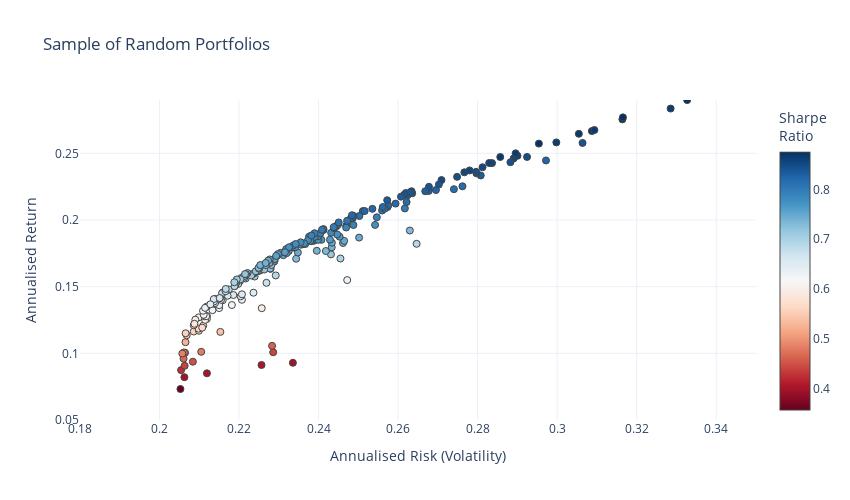

The notebook cell this image was saved under:
### Code cell
#-- Plot the risk vs. return of randomly generated portfolios
#-- Convert the list from before into an array for easy plotting
mean_variance_pairs = np.array(mean_variance_pairs)

risk_free_rate=0 #-- Include risk free rate here

fig = go.Figure()
fig.add_trace(go.Scatter(x=mean_variance_pairs[:,1]**0.5, y=mean_variance_pairs[:,0], 
                      marker=dict(color=(mean_variance_pairs[:,0]-risk_free_rate)/(mean_variance_pairs[:,1]**0.5), 
                                  showscale=True, 
                                  size=7,
                                  line=dict(width=1),
                                  colorscale="RdBu",
                                  colorbar=dict(title="Sharpe<br>Ratio")
                                 ), 
                      mode='markers',
                      text=[str(np.array(tickers_list[i])) + "<br>" + str(np.array(weights_list[i]).round(2)) for i in range(len(tickers_list))]))
fig.update_layout(template='plotly_white',
                  xaxis=dict(title='Annualised Risk (Volatility)'),
                  yaxis=dict(title='Annualised Return'),
                  title='Sample of Random Portfolios',
                  width=850,
                  height=500)
fig.update_xaxes(range=[0.18, 0.35])
fig.update_yaxes(range=[0.05,0.29])
fig.update_layout(coloraxis_colorbar=dict(title="Sharpe Ratio"))

### Figure 1 — Plotly figure (JSON) as saved in the notebook; plotly's stock layout.template omitted (floating-point values rounded to 4 significant figures; data arrays with more than 128 entries replaced by an {"elided": "..."} marker saying what was removed)
{"data": [{"marker": {"color": {"elided": "237 float values"}, "colorbar": {"title": {"text": "Sharpe<br>Ratio"}}, "colorscale": [[0, "rgb(103,0,31)"], [0.1, "rgb(178,24,43)"], [0.2, "rgb(214,96,77)"], [0.3, "rgb(244,165,130)"], [0.4, "rgb(253,219,199)"], [0.5, "rgb(247,247,247)"], [0.6, "rgb(209,229,240)"], [0.7, "rgb(146,197,222)"], [0.8, "rgb(67,147,195)"], [0.9, "rgb(33,102,172)"], [1, "rgb(5,48,97)"]], "line": {"width": 1}, "showscale": true, "size": 7}, "mode": "markers", "text": {"elided": "237 str values"}, "type": "scatter", "x": {"elided": "237 float values"}, "y": {"elided": "237 float values"}}], "layout": {"coloraxis": {"colorbar": {"title": {"text": "Sharpe Ratio"}}}, "height": 500, "title": {"text": "Sample of Random Portfolios"}, "width": 850, "xaxis": {"range": [0.18, 0.35], "title": {"text": "Annualised Risk (Volatility)"}, "type": "linear"}, "yaxis": {"range": [0.05, 0.29], "title": {"text": "Annualised Return"}, "type": "linear"}}}
